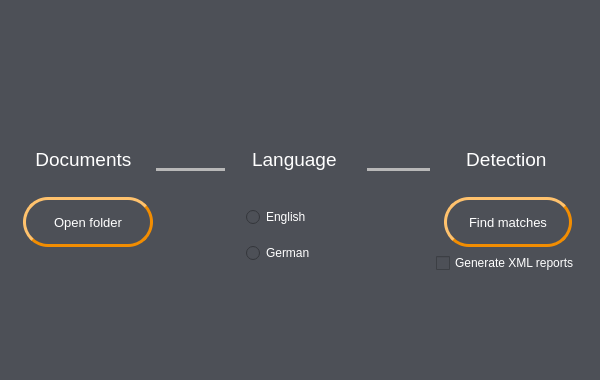
<?xml version="1.0" encoding="UTF-8"?>
<ui version="4.0">
    <class>main</class>
    <widget class="QMainWindow" name="main">
        <property name="geometry">
            <rect>
                <x>0</x>
                <y>0</y>
                <width>600</width>
                <height>380</height>
            </rect>
        </property>
        <property name="sizePolicy">
            <sizepolicy hsizetype="Maximum" vsizetype="Maximum">
                <horstretch>0</horstretch>
                <verstretch>0</verstretch>
            </sizepolicy>
        </property>
        <property name="maximumSize">
            <size>
                <width>600</width>
                <height>380</height>
            </size>
        </property>
        <property name="windowTitle">
            <string>PlagDef</string>
        </property>
        <property name="windowIcon">
            <iconset resource="resources.qrc">
                <normaloff>:/res/icon.ico</normaloff>:/res/icon.ico
            </iconset>
        </property>
        <property name="styleSheet">
            <string notr="true">background-color: rgb(77, 80, 87);</string>
        </property>
        <widget class="QWidget" name="centralwidget">
            <property name="sizePolicy">
                <sizepolicy hsizetype="Minimum" vsizetype="Minimum">
                    <horstretch>0</horstretch>
                    <verstretch>0</verstretch>
                </sizepolicy>
            </property>
            <property name="minimumSize">
                <size>
                    <width>600</width>
                    <height>380</height>
                </size>
            </property>
            <layout class="QVBoxLayout" name="verticalLayout_2">
                <property name="sizeConstraint">
                    <enum>QLayout::SetMaximumSize</enum>
                </property>
                <property name="leftMargin">
                    <number>20</number>
                </property>
                <property name="topMargin">
                    <number>10</number>
                </property>
                <property name="rightMargin">
                    <number>20</number>
                </property>
                <property name="bottomMargin">
                    <number>20</number>
                </property>
                <item>
                    <spacer name="top_spacer">
                        <property name="orientation">
                            <enum>Qt::Vertical</enum>
                        </property>
                        <property name="sizeType">
                            <enum>QSizePolicy::Expanding</enum>
                        </property>
                        <property name="sizeHint" stdset="0">
                            <size>
                                <width>20</width>
                                <height>10</height>
                            </size>
                        </property>
                    </spacer>
                </item>
                <item>
                    <widget class="QLabel" name="logo_label">
                        <property name="maximumSize">
                            <size>
                                <width>16777215</width>
                                <height>45</height>
                            </size>
                        </property>
                        <property name="text">
                            <string>&lt;html&gt;&lt;head/&gt;&lt;body&gt;&lt;p align=&quot;center&quot;&gt;&lt;img src=&quot;:/res/logo.png&quot;/&gt;&lt;/p&gt;&lt;/body&gt;&lt;/html&gt;</string>
                        </property>
                    </widget>
                </item>
                <item>
                    <spacer name="logo_process_spacer">
                        <property name="orientation">
                            <enum>Qt::Vertical</enum>
                        </property>
                        <property name="sizeType">
                            <enum>QSizePolicy::Minimum</enum>
                        </property>
                        <property name="sizeHint" stdset="0">
                            <size>
                                <width>20</width>
                                <height>30</height>
                            </size>
                        </property>
                    </spacer>
                </item>
                <item>
                    <layout class="QGridLayout" name="process_actions_grid">
                        <item row="0" column="0">
                            <layout class="QVBoxLayout" name="docs_layout">
                                <property name="sizeConstraint">
                                    <enum>QLayout::SetDefaultConstraint</enum>
                                </property>
                                <item>
                                    <widget class="QLabel" name="docs_label">
                                        <property name="text">
                                            <string>&lt;html&gt;&lt;head/&gt;&lt;body&gt;&lt;p align=&quot;center&quot;&gt;&lt;span
                                                style=&quot; font-size:14pt; color:#ffffff;&quot;&gt;Documents&lt;/span&gt;&lt;/p&gt;&lt;/body&gt;&lt;/html&gt;
                                            </string>
                                        </property>
                                    </widget>
                                </item>
                                <item>
                                    <widget class="QLabel" name="docs_icon">
                                        <property name="minimumSize">
                                            <size>
                                                <width>130</width>
                                                <height>0</height>
                                            </size>
                                        </property>
                                        <property name="text">
                                            <string>&lt;html&gt;&lt;head/&gt;&lt;body&gt;&lt;p align=&quot;center&quot;&gt;&lt;img
                                                src=&quot;:/res/add_circle_white.png&quot;/&gt;&lt;/p&gt;&lt;/body&gt;&lt;/html&gt;
                                            </string>
                                        </property>
                                    </widget>
                                </item>
                            </layout>
                        </item>
                        <item row="0" column="1" colspan="2">
                            <widget class="Line" name="docs_lang_line">
                                <property name="sizePolicy">
                                    <sizepolicy hsizetype="Expanding" vsizetype="Fixed">
                                        <horstretch>0</horstretch>
                                        <verstretch>0</verstretch>
                                    </sizepolicy>
                                </property>
                                <property name="minimumSize">
                                    <size>
                                        <width>50</width>
                                        <height>0</height>
                                    </size>
                                </property>
                                <property name="lineWidth">
                                    <number>0</number>
                                </property>
                                <property name="midLineWidth">
                                    <number>5</number>
                                </property>
                                <property name="orientation">
                                    <enum>Qt::Horizontal</enum>
                                </property>
                            </widget>
                        </item>
                        <item row="0" column="3">
                            <layout class="QVBoxLayout" name="lang_layout">
                                <item>
                                    <widget class="QLabel" name="lang_label">
                                        <property name="text">
                                            <string>&lt;html&gt;&lt;head/&gt;&lt;body&gt;&lt;p align=&quot;center&quot;&gt;&lt;span
                                                style=&quot; font-size:14pt; color:#ffffff;&quot;&gt;Language&lt;/span&gt;&lt;/p&gt;&lt;/body&gt;&lt;/html&gt;
                                            </string>
                                        </property>
                                    </widget>
                                </item>
                                <item>
                                    <widget class="QLabel" name="lang_icon">
                                        <property name="minimumSize">
                                            <size>
                                                <width>130</width>
                                                <height>0</height>
                                            </size>
                                        </property>
                                        <property name="text">
                                            <string>&lt;html&gt;&lt;head/&gt;&lt;body&gt;&lt;p align=&quot;center&quot;&gt;&lt;img
                                                src=&quot;:/res/lang_white.png&quot;/&gt;&lt;/p&gt;&lt;/body&gt;&lt;/html&gt;
                                            </string>
                                        </property>
                                    </widget>
                                </item>
                            </layout>
                        </item>
                        <item row="0" column="4">
                            <widget class="Line" name="lang_detect_line">
                                <property name="sizePolicy">
                                    <sizepolicy hsizetype="Expanding" vsizetype="Fixed">
                                        <horstretch>0</horstretch>
                                        <verstretch>0</verstretch>
                                    </sizepolicy>
                                </property>
                                <property name="minimumSize">
                                    <size>
                                        <width>50</width>
                                        <height>0</height>
                                    </size>
                                </property>
                                <property name="lineWidth">
                                    <number>0</number>
                                </property>
                                <property name="midLineWidth">
                                    <number>5</number>
                                </property>
                                <property name="orientation">
                                    <enum>Qt::Horizontal</enum>
                                </property>
                            </widget>
                        </item>
                        <item row="0" column="5">
                            <layout class="QVBoxLayout" name="detect_layout">
                                <item>
                                    <widget class="QLabel" name="detect_label">
                                        <property name="text">
                                            <string>&lt;html&gt;&lt;head/&gt;&lt;body&gt;&lt;p align=&quot;center&quot;&gt;&lt;span
                                                style=&quot; font-size:14pt; color:#ffffff;&quot;&gt;Detection&lt;/span&gt;&lt;/p&gt;&lt;/body&gt;&lt;/html&gt;
                                            </string>
                                        </property>
                                    </widget>
                                </item>
                                <item>
                                    <widget class="QLabel" name="detect_icon">
                                        <property name="minimumSize">
                                            <size>
                                                <width>130</width>
                                                <height>0</height>
                                            </size>
                                        </property>
                                        <property name="text">
                                            <string>&lt;html&gt;&lt;head/&gt;&lt;body&gt;&lt;p align=&quot;center&quot;&gt;&lt;img
                                                src=&quot;:/res/plagiarism_white.png&quot;/&gt;&lt;/p&gt;&lt;/body&gt;&lt;/html&gt;
                                            </string>
                                        </property>
                                    </widget>
                                </item>
                            </layout>
                        </item>
                        <item row="1" column="0" colspan="2">
                            <layout class="QVBoxLayout" name="open_layout">
                                <item alignment="Qt::AlignHCenter|Qt::AlignTop">
                                    <widget class="QPushButton" name="open_button">
                                        <property name="sizePolicy">
                                            <sizepolicy hsizetype="MinimumExpanding" vsizetype="Fixed">
                                                <horstretch>0</horstretch>
                                                <verstretch>0</verstretch>
                                            </sizepolicy>
                                        </property>
                                        <property name="minimumSize">
                                            <size>
                                                <width>130</width>
                                                <height>50</height>
                                            </size>
                                        </property>
                                        <property name="font">
                                            <font>
                                                <pointsize>10</pointsize>
                                            </font>
                                        </property>
                                        <property name="styleSheet">
                                            <string notr="true">QPushButton {
                                                border-radius: 25px;
                                                border: 3px solid rgb(242, 141, 1);
                                                border-style: outset;
                                                color: rgb(255, 255, 255);
                                                }

                                                :hover{
                                                background-color: rgb(242, 141, 1);
                                                }

                                                :pressed {
                                                border-style: inset;
                                                }
                                            </string>
                                        </property>
                                        <property name="text">
                                            <string>Open folder</string>
                                        </property>
                                        <property name="icon">
                                            <iconset resource="resources.qrc">
                                                <normaloff>:/res/folder_open_white.png</normaloff>
                                                :/res/folder_open_white.png
                                            </iconset>
                                        </property>
                                        <property name="autoDefault">
                                            <bool>false</bool>
                                        </property>
                                        <property name="default">
                                            <bool>false</bool>
                                        </property>
                                    </widget>
                                </item>
                            </layout>
                        </item>
                        <item row="1" column="2">
                            <spacer name="open_lang_spacer">
                                <property name="orientation">
                                    <enum>Qt::Horizontal</enum>
                                </property>
                                <property name="sizeType">
                                    <enum>QSizePolicy::Expanding</enum>
                                </property>
                                <property name="sizeHint" stdset="0">
                                    <size>
                                        <width>40</width>
                                        <height>20</height>
                                    </size>
                                </property>
                            </spacer>
                        </item>
                        <item row="1" column="3">
                            <layout class="QVBoxLayout" name="verticalLayout">
                                <property name="sizeConstraint">
                                    <enum>QLayout::SetDefaultConstraint</enum>
                                </property>
                                <item alignment="Qt::AlignHCenter">
                                    <widget class="QRadioButton" name="eng_radio">
                                        <property name="sizePolicy">
                                            <sizepolicy hsizetype="Fixed" vsizetype="Fixed">
                                                <horstretch>0</horstretch>
                                                <verstretch>0</verstretch>
                                            </sizepolicy>
                                        </property>
                                        <property name="minimumSize">
                                            <size>
                                                <width>100</width>
                                                <height>0</height>
                                            </size>
                                        </property>
                                        <property name="styleSheet">
                                            <string notr="true">color: rgb(255, 255, 255);</string>
                                        </property>
                                        <property name="text">
                                            <string>English</string>
                                        </property>
                                        <property name="icon">
                                            <iconset resource="resources.qrc">
                                                <normaloff>:/res/uk_flag.png</normaloff>:/res/uk_flag.png
                                            </iconset>
                                        </property>
                                        <property name="iconSize">
                                            <size>
                                                <width>32</width>
                                                <height>32</height>
                                            </size>
                                        </property>
                                    </widget>
                                </item>
                                <item alignment="Qt::AlignHCenter">
                                    <widget class="QRadioButton" name="ger_radio">
                                        <property name="sizePolicy">
                                            <sizepolicy hsizetype="Fixed" vsizetype="Fixed">
                                                <horstretch>0</horstretch>
                                                <verstretch>0</verstretch>
                                            </sizepolicy>
                                        </property>
                                        <property name="minimumSize">
                                            <size>
                                                <width>100</width>
                                                <height>0</height>
                                            </size>
                                        </property>
                                        <property name="styleSheet">
                                            <string notr="true">color: rgb(255, 255, 255);</string>
                                        </property>
                                        <property name="text">
                                            <string>German</string>
                                        </property>
                                        <property name="icon">
                                            <iconset resource="resources.qrc">
                                                <normaloff>:/res/ger_flag.png</normaloff>:/res/ger_flag.png
                                            </iconset>
                                        </property>
                                        <property name="iconSize">
                                            <size>
                                                <width>32</width>
                                                <height>32</height>
                                            </size>
                                        </property>
                                    </widget>
                                </item>
                            </layout>
                        </item>
                        <item row="1" column="4">
                            <spacer name="lang_detect_spacer">
                                <property name="orientation">
                                    <enum>Qt::Horizontal</enum>
                                </property>
                                <property name="sizeType">
                                    <enum>QSizePolicy::Preferred</enum>
                                </property>
                                <property name="sizeHint" stdset="0">
                                    <size>
                                        <width>40</width>
                                        <height>20</height>
                                    </size>
                                </property>
                            </spacer>
                        </item>
                        <item row="1" column="5">
                            <layout class="QVBoxLayout" name="start_detect_layout">
                                <item alignment="Qt::AlignHCenter">
                                    <widget class="QPushButton" name="detect_button">
                                        <property name="sizePolicy">
                                            <sizepolicy hsizetype="Preferred" vsizetype="Fixed">
                                                <horstretch>0</horstretch>
                                                <verstretch>0</verstretch>
                                            </sizepolicy>
                                        </property>
                                        <property name="minimumSize">
                                            <size>
                                                <width>128</width>
                                                <height>50</height>
                                            </size>
                                        </property>
                                        <property name="font">
                                            <font>
                                                <pointsize>10</pointsize>
                                            </font>
                                        </property>
                                        <property name="styleSheet">
                                            <string notr="true">QPushButton {
                                                border-radius: 25px;
                                                border: 3px solid rgb(242, 141, 1);
                                                border-style: outset;
                                                color: rgb(255, 255, 255);
                                                }

                                                :hover{
                                                background-color: rgb(242, 141, 1);
                                                }

                                                :pressed {
                                                border-style: inset;
                                                }
                                            </string>
                                        </property>
                                        <property name="text">
                                            <string>Find matches</string>
                                        </property>
                                        <property name="icon">
                                            <iconset resource="resources.qrc">
                                                <normaloff>:/res/search_white.png</normaloff>:/res/search_white.png
                                            </iconset>
                                        </property>
                                        <property name="autoDefault">
                                            <bool>false</bool>
                                        </property>
                                        <property name="default">
                                            <bool>false</bool>
                                        </property>
                                    </widget>
                                </item>
                                <item>
                                    <widget class="QCheckBox" name="xml_radio">
                                        <property name="styleSheet">
                                            <string notr="true">color: rgb(255, 255, 255);</string>
                                        </property>
                                        <property name="text">
                                            <string>Generate XML reports</string>
                                        </property>
                                    </widget>
                                </item>
                            </layout>
                        </item>
                    </layout>
                </item>
                <item>
                    <spacer name="bottom_spacer">
                        <property name="orientation">
                            <enum>Qt::Vertical</enum>
                        </property>
                        <property name="sizeType">
                            <enum>QSizePolicy::Expanding</enum>
                        </property>
                        <property name="sizeHint" stdset="0">
                            <size>
                                <width>20</width>
                                <height>32</height>
                            </size>
                        </property>
                    </spacer>
                </item>
            </layout>
        </widget>
    </widget>
    <resources>
        <include location="resources.qrc"/>
    </resources>
    <connections/>
</ui>
